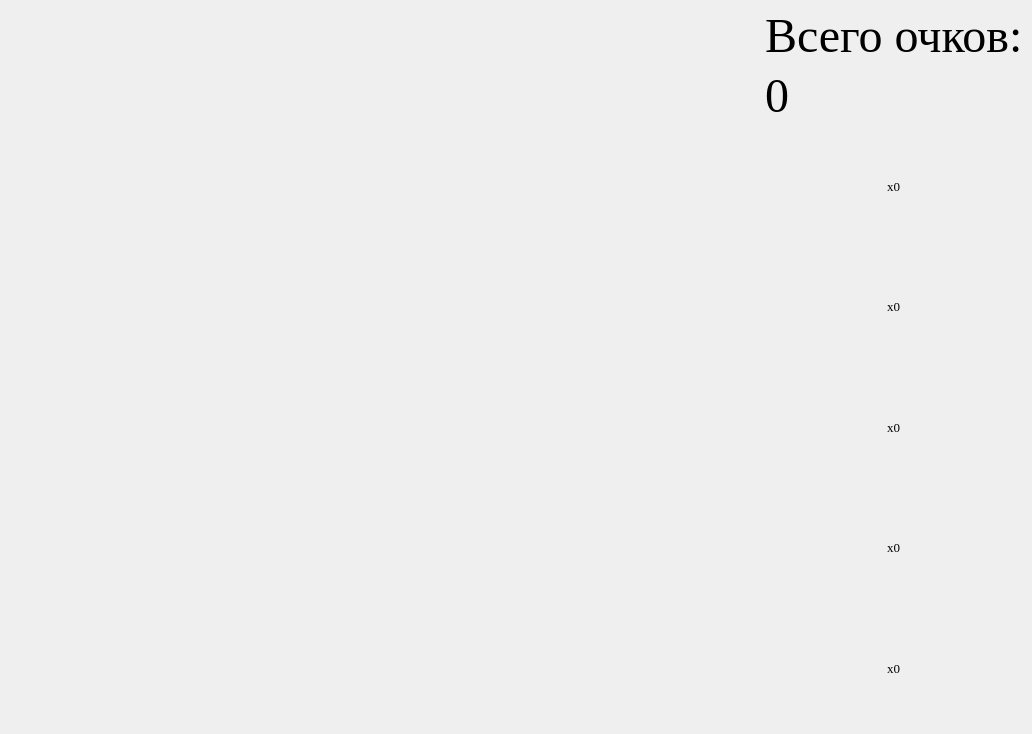
<?xml version="1.0" encoding="UTF-8"?>
<ui version="4.0">
 <class>MainWindow</class>
 <widget class="QMainWindow" name="MainWindow">
  <property name="geometry">
   <rect>
    <x>0</x>
    <y>0</y>
    <width>1032</width>
    <height>734</height>
   </rect>
  </property>
  <property name="palette">
   <palette>
    <active>
     <colorrole role="Base">
      <brush brushstyle="SolidPattern">
       <color alpha="255">
        <red>233</red>
        <green>231</green>
        <blue>255</blue>
       </color>
      </brush>
     </colorrole>
    </active>
    <inactive>
     <colorrole role="Base">
      <brush brushstyle="SolidPattern">
       <color alpha="255">
        <red>233</red>
        <green>231</green>
        <blue>255</blue>
       </color>
      </brush>
     </colorrole>
    </inactive>
    <disabled>
     <colorrole role="Base">
      <brush brushstyle="SolidPattern">
       <color alpha="255">
        <red>240</red>
        <green>240</green>
        <blue>240</blue>
       </color>
      </brush>
     </colorrole>
    </disabled>
   </palette>
  </property>
  <property name="windowTitle">
   <string>MainWindow</string>
  </property>
  <widget class="QWidget" name="widget">
   <layout class="QGridLayout" name="gridLayout" rowstretch="0,1" columnstretch="0,1,0">
    <item row="0" column="2">
     <layout class="QGridLayout" name="gridLayout_3">
      <item row="1" column="0">
       <widget class="QLabel" name="label_score">
        <property name="enabled">
         <bool>true</bool>
        </property>
        <property name="sizePolicy">
         <sizepolicy hsizetype="Preferred" vsizetype="Fixed">
          <horstretch>0</horstretch>
          <verstretch>0</verstretch>
         </sizepolicy>
        </property>
        <property name="maximumSize">
         <size>
          <width>16777215</width>
          <height>16777215</height>
         </size>
        </property>
        <property name="font">
         <font>
          <family>Times New Roman</family>
          <pointsize>36</pointsize>
         </font>
        </property>
        <property name="text">
         <string>0</string>
        </property>
       </widget>
      </item>
      <item row="0" column="0">
       <widget class="QLabel" name="label_allscore">
        <property name="sizePolicy">
         <sizepolicy hsizetype="Preferred" vsizetype="Fixed">
          <horstretch>0</horstretch>
          <verstretch>0</verstretch>
         </sizepolicy>
        </property>
        <property name="font">
         <font>
          <family>Times New Roman</family>
          <pointsize>36</pointsize>
         </font>
        </property>
        <property name="text">
         <string>Всего очков:</string>
        </property>
       </widget>
      </item>
     </layout>
    </item>
    <item row="1" column="2">
     <layout class="QGridLayout" name="gridLayout_5">
      <property name="topMargin">
       <number>0</number>
      </property>
      <item row="3" column="0">
       <widget class="QLabel" name="label_red_score">
        <property name="sizePolicy">
         <sizepolicy hsizetype="Fixed" vsizetype="Preferred">
          <horstretch>0</horstretch>
          <verstretch>0</verstretch>
         </sizepolicy>
        </property>
        <property name="font">
         <font>
          <family>Times New Roman</family>
          <pointsize>10</pointsize>
         </font>
        </property>
        <property name="text">
         <string>х0</string>
        </property>
       </widget>
      </item>
      <item row="0" column="0">
       <widget class="QLabel" name="label_white_score">
        <property name="sizePolicy">
         <sizepolicy hsizetype="Fixed" vsizetype="Preferred">
          <horstretch>0</horstretch>
          <verstretch>0</verstretch>
         </sizepolicy>
        </property>
        <property name="font">
         <font>
          <family>Times New Roman</family>
          <pointsize>10</pointsize>
         </font>
        </property>
        <property name="text">
         <string>х0</string>
        </property>
       </widget>
      </item>
      <item row="1" column="0">
       <widget class="QLabel" name="label_black_score">
        <property name="sizePolicy">
         <sizepolicy hsizetype="Fixed" vsizetype="Preferred">
          <horstretch>0</horstretch>
          <verstretch>0</verstretch>
         </sizepolicy>
        </property>
        <property name="font">
         <font>
          <family>Times New Roman</family>
          <pointsize>10</pointsize>
         </font>
        </property>
        <property name="text">
         <string>х0</string>
        </property>
       </widget>
      </item>
      <item row="2" column="0">
       <widget class="QLabel" name="label_blue_score">
        <property name="sizePolicy">
         <sizepolicy hsizetype="Fixed" vsizetype="Preferred">
          <horstretch>0</horstretch>
          <verstretch>0</verstretch>
         </sizepolicy>
        </property>
        <property name="font">
         <font>
          <family>Times New Roman</family>
          <pointsize>10</pointsize>
         </font>
        </property>
        <property name="text">
         <string>х0</string>
        </property>
       </widget>
      </item>
      <item row="4" column="0">
       <widget class="QLabel" name="label_green_score">
        <property name="sizePolicy">
         <sizepolicy hsizetype="Fixed" vsizetype="Preferred">
          <horstretch>0</horstretch>
          <verstretch>0</verstretch>
         </sizepolicy>
        </property>
        <property name="font">
         <font>
          <family>Times New Roman</family>
          <pointsize>10</pointsize>
         </font>
        </property>
        <property name="text">
         <string>х0</string>
        </property>
       </widget>
      </item>
     </layout>
    </item>
    <item row="0" column="1" rowspan="2">
     <layout class="QGridLayout" name="gridLayout_2">
      <property name="leftMargin">
       <number>1</number>
      </property>
      <property name="topMargin">
       <number>1</number>
      </property>
      <property name="rightMargin">
       <number>1</number>
      </property>
      <property name="bottomMargin">
       <number>1</number>
      </property>
      <property name="horizontalSpacing">
       <number>0</number>
      </property>
      <property name="verticalSpacing">
       <number>6</number>
      </property>
      <item row="0" column="0">
       <widget class="QWidget" name="widget_2" native="true">
        <layout class="QGridLayout" name="gridLayout_6">
         <item row="0" column="0">
          <layout class="QGridLayout" name="gridLayout_4">
           <item row="0" column="1">
            <spacer name="horizontalSpacer">
             <property name="orientation">
              <enum>Qt::Horizontal</enum>
             </property>
             <property name="sizeHint" stdset="0">
              <size>
               <width>40</width>
               <height>20</height>
              </size>
             </property>
            </spacer>
           </item>
           <item row="0" column="2">
            <spacer name="verticalSpacer">
             <property name="orientation">
              <enum>Qt::Vertical</enum>
             </property>
             <property name="sizeHint" stdset="0">
              <size>
               <width>20</width>
               <height>40</height>
              </size>
             </property>
            </spacer>
           </item>
          </layout>
         </item>
        </layout>
       </widget>
      </item>
     </layout>
    </item>
   </layout>
  </widget>
 </widget>
 <resources/>
 <connections/>
</ui>
